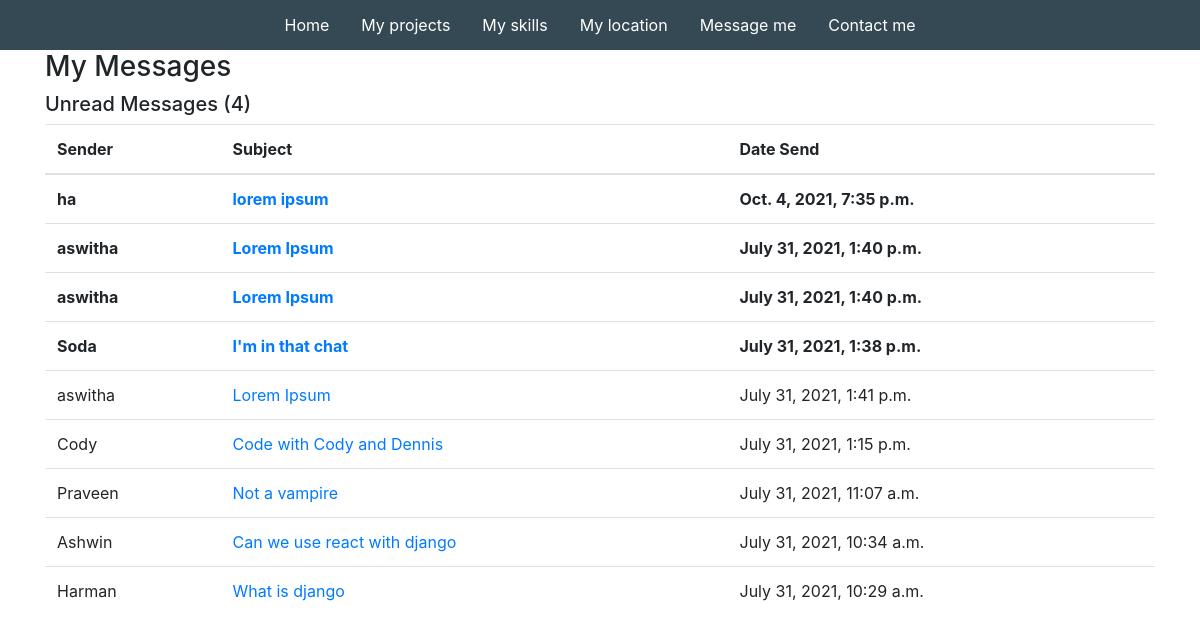
Screenshot of /inbox/ with the database file from the repository.
### base/models.py (models this page shows, shortened)
class Message(models.Model):
    name = models.CharField(max_length=200, null=True)
    email = models.CharField(max_length=200, null=True)
    subject = models.CharField(max_length=200, null=True)
    body = models.TextField()
    is_read = models.BooleanField(default=False)
    created = models.DateTimeField(auto_now_add=True)
    id = models.UUIDField(default=uuid.uuid4, unique=True, primary_key=True, editable=False)
    class Meta:
        ordering = ('-created',)

### base/views.py (the view)
# urls.py: path('inbox/', views.inboxPage, name="inbox"),
def inboxPage(request):
    inbox = Message.objects.all().order_by('is_read', '-created')
    unreadCount = Message.objects.filter(is_read=False).count()
    context = {'inbox': inbox, 'unreadCount': unreadCount}
    return render(request, 'base/inbox.html', context)

### base/templatetags/custom_tags.py (called while the page is built)
@register.simple_tag
def anchor(url_name, section_id):
    return reverse(url_name) + '#' + section_id

### base/templates/base/inbox.html
{% extends "base/main.html" %}
{% load static %}
{% block content %}
<div class="container">
<h3>My Messages</h3>
<h5>Unread Messages ({{ unreadCount }})</h5>
<table class="table">
    <thead>
        <tr>
            <th>Sender</th>
            <th>Subject</th>
            <th>Date Send</th>
        </tr>
    </thead>
    <tbody>
        {% for message in inbox %}
        {% if message.is_read %}
            <tr >
        {% else %}
            <tr style="font-weight: 700;">
        {% endif %}
                <td>{{ message.name }}</td>
                <td><a href="{% url 'base:message' message.id %}">{{ message.subject }}</a></td>
                <td>{{ message.created }}</td>
            </tr>
        {% endfor %}
    </tbody>
</table>
</div>
{% endblock content %}

### base/templates/base/main.html (shortened to what this page needs)
<!DOCTYPE html>
{% load static %}
<html>
<head>
    <link rel="stylesheet" type="text/css" media="screen" href="{% static 'styles/main.css' %}" >
    <link rel="stylesheet" href="https://maxcdn.bootstrapcdn.com/bootstrap/4.0.0/css/bootstrap.min.css">
    <link rel="stylesheet" href="https://cdnjs.cloudflare.com/ajax/libs/font-awesome/4.7.0/css/font-awesome.min.css">
</head>
<body>
    {% include 'base/navbar.html' %}
    {% block content %}
    {% endblock %}
</body>
</html>

### base/templates/base/navbar.html
{% load custom_tags %}
<section class="navigation-bar">
    <a class="nav-link" href="{% url 'base:home' %}">
        Home
    </a>
    {%  if request.user.is_authenticated %}
        <a class="nav-link" href="{% url 'base:inbox' %}">
            Inbox
        </a>
        <a class="nav-link" href="{% url 'base:add-project' %}">
            Add Project
        </a>
        <a class="nav-link" href="{% url 'base:add-skill' %}">
            Add Skill
        </a>
    {% else %}
        <a class="nav-link" href="{% anchor 'base:home' 'my-projects' %}">
            My projects
        </a>
        <a class="nav-link" href="{% anchor 'base:home' 'my-skills' %}">
            My skills
        </a>
        <a class="nav-link" href="{% anchor 'base:home' 'my-location' %}">
            My location
        </a>
        <a class="nav-link" href="{% anchor 'base:home' 'message-me' %}">
            Message me
        </a>
        <a class="nav-link" href="{% anchor 'base:home' 'contact-me' %}">
            Contact me
        </a>
    {% endif %}
</section>

### static/styles/main.css (style rules this page uses)
body { background-color: #E5E5E5; }
.navigation-bar { background-color: #354955; height: 50px; display: flex; justify-content: center; align-items: center; }
.nav-link { color: #fff; }

### rows the page displays
Message: name "ha", subject "lorem ipsum", created "Oct. 4, 2021, 7:35 p.m."
Message: name "aswitha", subject "Lorem Ipsum", created "July 31, 2021, 1:40 p.m."
Message: name "aswitha", subject "Lorem Ipsum", created "July 31, 2021, 1:40 p.m."
Message: name "Soda", subject "I'm in that chat", created "July 31, 2021, 1:38 p.m."
Message: name "aswitha", subject "Lorem Ipsum", created "July 31, 2021, 1:41 p.m."
Message: name "Cody", subject "Code with Cody and Dennis", created "July 31, 2021, 1:15 p.m."
Message: name "Praveen", subject "Not a vampire", created "July 31, 2021, 11:07 a.m."
Message: name "Ashwin", subject "Can we use react with django", created "July 31, 2021, 10:34 a.m."
Message: name "Harman", subject "What is django", created "July 31, 2021, 10:29 a.m."

### other values shown
{{ unreadCount }} "4"
